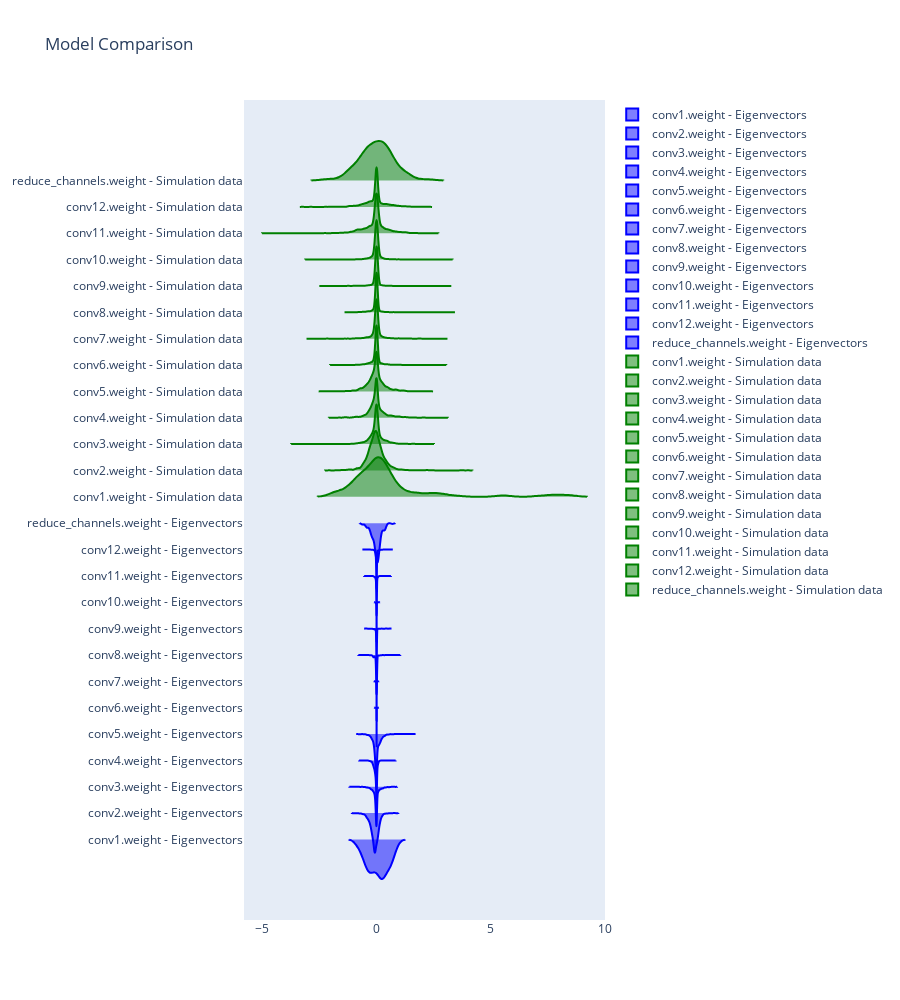

The notebook cell this image was saved under:
### Markdown cell above
# Model: Eigenvectors

### Code cell
model_eigenvectors = torch.jit.load("model_eigenvectors.pt")
model_eigenvectors.eval()
model_simulation_data = torch.jit.load("model_kaneda.pt")
model_simulation_data.eval()
plot_weights_biases_side_by_side(model_eigenvectors, model_simulation_data)

### Figure 1 — Plotly figure (JSON) as saved in the notebook; plotly's stock layout.template omitted (floating-point values rounded to 4 significant figures; data arrays with more than 128 entries replaced by an {"elided": "..."} marker saying what was removed)
{"data": [{"line": {"color": "blue"}, "name": "conv1.weight - Eigenvectors", "orientation": "h", "points": false, "side": "negative", "type": "violin", "width": 3, "x": {"elided": "144 float values"}}, {"line": {"color": "blue"}, "name": "conv2.weight - Eigenvectors", "orientation": "h", "points": false, "side": "negative", "type": "violin", "width": 3, "x": {"elided": "2304 float values"}}, {"line": {"color": "blue"}, "name": "conv3.weight - Eigenvectors", "orientation": "h", "points": false, "side": "negative", "type": "violin", "width": 3, "x": {"elided": "2304 float values"}}, {"line": {"color": "blue"}, "name": "conv4.weight - Eigenvectors", "orientation": "h", "points": false, "side": "negative", "type": "violin", "width": 3, "x": {"elided": "2304 float values"}}, {"line": {"color": "blue"}, "name": "conv5.weight - Eigenvectors", "orientation": "h", "points": false, "side": "negative", "type": "violin", "width": 3, "x": {"elided": "2304 float values"}}, {"line": {"color": "blue"}, "name": "conv6.weight - Eigenvectors", "orientation": "h", "points": false, "side": "negative", "type": "violin", "width": 3, "x": {"elided": "2304 float values"}}, {"line": {"color": "blue"}, "name": "conv7.weight - Eigenvectors", "orientation": "h", "points": false, "side": "negative", "type": "violin", "width": 3, "x": {"elided": "2304 float values"}}, {"line": {"color": "blue"}, "name": "conv8.weight - Eigenvectors", "orientation": "h", "points": false, "side": "negative", "type": "violin", "width": 3, "x": {"elided": "2304 float values"}}, {"line": {"color": "blue"}, "name": "conv9.weight - Eigenvectors", "orientation": "h", "points": false, "side": "negative", "type": "violin", "width": 3, "x": {"elided": "2304 float values"}}, {"line": {"color": "blue"}, "name": "conv10.weight - Eigenvectors", "orientation": "h", "points": false, "side": "negative", "type": "violin", "width": 3, "x": {"elided": "2304 float values"}}, {"line": {"color": "blue"}, "name": "conv11.weight - Eigenvectors", "orientation": "h", "points": false, "side": "negative", "type": "violin", "width": 3, "x": {"elided": "2304 float values"}}, {"line": {"color": "blue"}, "name": "conv12.weight - Eigenvectors", "orientation": "h", "points": false, "side": "negative", "type": "violin", "width": 3, "x": {"elided": "2304 float values"}}, {"line": {"color": "blue"}, "name": "reduce_channels.weight - Eigenvectors", "orientation": "h", "points": false, "side": "negative", "type": "violin", "width": 3, "x": {"elided": "144 float values"}}, {"line": {"color": "green"}, "name": "conv1.weight - Simulation data", "orientation": "h", "points": false, "side": "positive", "type": "violin", "width": 3, "x": {"elided": "144 float values"}}, {"line": {"color": "green"}, "name": "conv2.weight - Simulation data", "orientation": "h", "points": false, "side": "positive", "type": "violin", "width": 3, "x": {"elided": "2304 float values"}}, {"line": {"color": "green"}, "name": "conv3.weight - Simulation data", "orientation": "h", "points": false, "side": "positive", "type": "violin", "width": 3, "x": {"elided": "2304 float values"}}, {"line": {"color": "green"}, "name": "conv4.weight - Simulation data", "orientation": "h", "points": false, "side": "positive", "type": "violin", "width": 3, "x": {"elided": "2304 float values"}}, {"line": {"color": "green"}, "name": "conv5.weight - Simulation data", "orientation": "h", "points": false, "side": "positive", "type": "violin", "width": 3, "x": {"elided": "2304 float values"}}, {"line": {"color": "green"}, "name": "conv6.weight - Simulation data", "orientation": "h", "points": false, "side": "positive", "type": "violin", "width": 3, "x": {"elided": "2304 float values"}}, {"line": {"color": "green"}, "name": "conv7.weight - Simulation data", "orientation": "h", "points": false, "side": "positive", "type": "violin", "width": 3, "x": {"elided": "2304 float values"}}, {"line": {"color": "green"}, "name": "conv8.weight - Simulation data", "orientation": "h", "points": false, "side": "positive", "type": "violin", "width": 3, "x": {"elided": "2304 float values"}}, {"line": {"color": "green"}, "name": "conv9.weight - Simulation data", "orientation": "h", "points": false, "side": "positive", "type": "violin", "width": 3, "x": {"elided": "2304 float values"}}, {"line": {"color": "green"}, "name": "conv10.weight - Simulation data", "orientation": "h", "points": false, "side": "positive", "type": "violin", "width": 3, "x": {"elided": "2304 float values"}}, {"line": {"color": "green"}, "name": "conv11.weight - Simulation data", "orientation": "h", "points": false, "side": "positive", "type": "violin", "width": 3, "x": {"elided": "2304 float values"}}, {"line": {"color": "green"}, "name": "conv12.weight - Simulation data", "orientation": "h", "points": false, "side": "positive", "type": "violin", "width": 3, "x": {"elided": "2304 float values"}}, {"line": {"color": "green"}, "name": "reduce_channels.weight - Simulation data", "orientation": "h", "points": false, "side": "positive", "type": "violin", "width": 3, "x": {"elided": "144 float values"}}], "layout": {"height": 1000, "title": {"text": "Model Comparison"}, "xaxis": {"showgrid": false, "zeroline": false}}}
